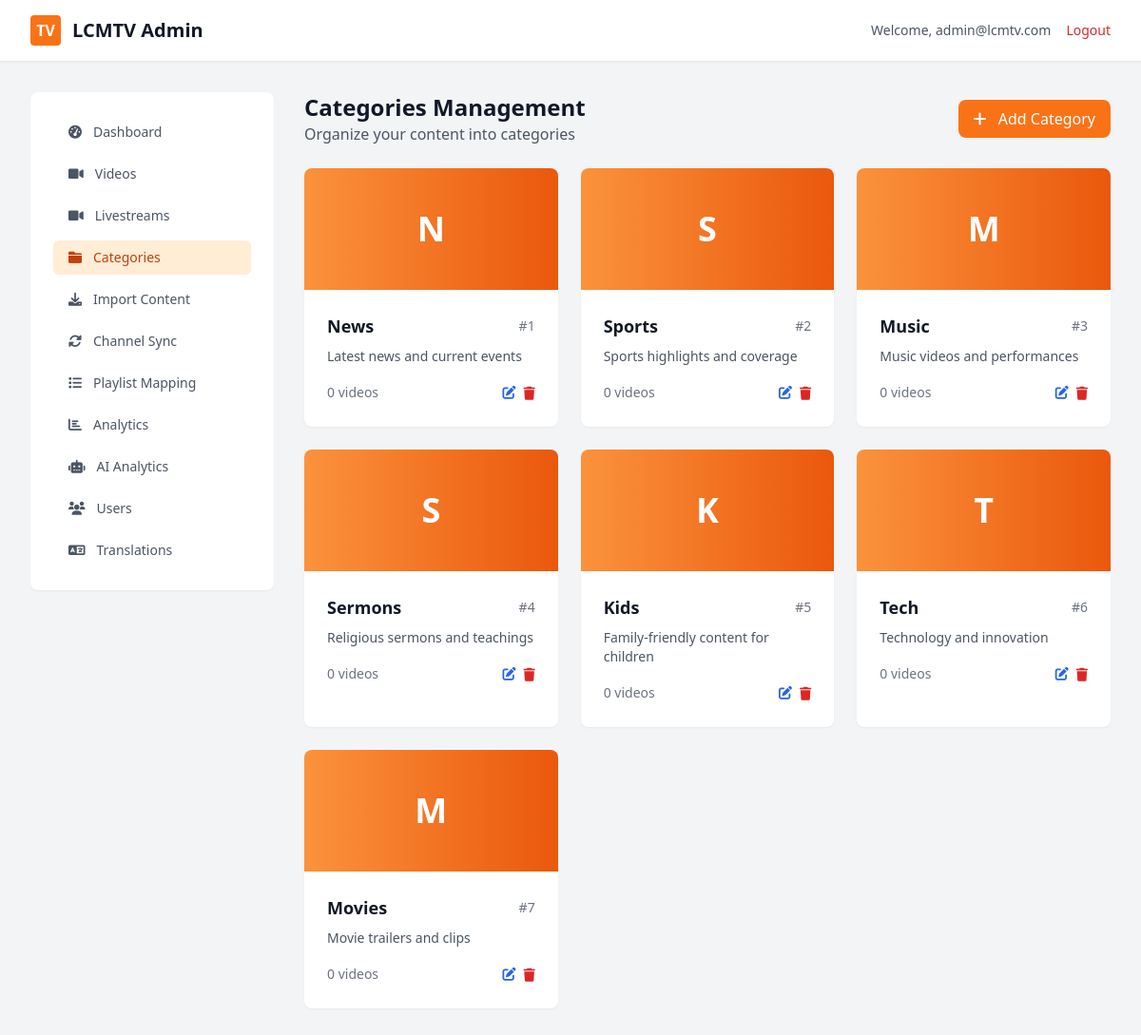
/admin/index.php?page=categories (signed in), run on the app's committed database.
### tables this page shows
CREATE TABLE categories (
    id INT PRIMARY KEY AUTO_INCREMENT,
    name VARCHAR(100) NOT NULL,
    slug VARCHAR(100) UNIQUE NOT NULL,
    description TEXT,
    thumbnail_url VARCHAR(500),
    is_active BOOLEAN DEFAULT TRUE,
    sort_order INT DEFAULT 0,
    created_at TIMESTAMP DEFAULT CURRENT_TIMESTAMP,
    updated_at TIMESTAMP DEFAULT CURRENT_TIMESTAMP ON UPDATE CURRENT_TIMESTAMP
);

### models/Category.php (called while the page is built, shortened)
<?php
class Category {
    public static function getActiveCategories($limit = null) {
        $conn = getDBConnection();
        $sql = "SELECT id, name, slug, description, thumbnail_url, sort_order
                FROM categories
                WHERE is_active = 1
                ORDER BY sort_order ASC, name ASC";
        if ($limit) {
            $sql .= " LIMIT ?";
            $stmt = $conn->prepare($sql);
            $stmt->bind_param("i", $limit);
        } else {
            $stmt = $conn->prepare($sql);
        }
        $stmt->execute();
        $result = $stmt->get_result();
        $categories = [];
        while ($row = $result->fetch_assoc()) {
            $categories[] = $row;
        }
        return $categories;
    }
}
?>

### models/Video.php (called while the page is built, shortened)
<?php
class Video {
    public static function getByCategory($categoryId, $limit = null) {
        $conn = getDBConnection();
        $sql = "SELECT v.*, c.name as category_name, c.slug as category_slug
                FROM videos v
                LEFT JOIN categories c ON v.category_id = c.id
                WHERE v.category_id = ? AND v.is_active = 1 AND c.is_active = 1
                ORDER BY v.created_at DESC";
        if ($limit) {
            $sql .= " LIMIT ?";
            $stmt = $conn->prepare($sql);
            $stmt->bind_param("ii", $categoryId, $limit);
        } else {
            $stmt = $conn->prepare($sql);
            $stmt->bind_param("i", $categoryId);
        }
        $stmt->execute();
        $result = $stmt->get_result();
        $videos = [];
        return $videos;
    }
}
?>

### admin/pages/categories.php (the view, shortened to what this page needs)
<?php
$categories = Category::getActiveCategories();
?>
<div class="space-y-6">
    <div class="flex justify-between items-center">
        <div>
            <h1 class="text-2xl font-bold text-gray-900">Categories Management</h1>
            <p class="text-gray-600">Organize your content into categories</p>
        </div>
        <button
            onclick="openModal('create')"
            class="bg-orange-500 text-white px-4 py-2 rounded-lg hover:bg-orange-600 transition-colors"
        >
            <i class="fas fa-plus mr-2"></i> Add Category
        </button>
    </div>
    <div class="grid grid-cols-1 md:grid-cols-2 lg:grid-cols-3 gap-6">
        <?php if (empty($categories)): ?>
        <div class="col-span-full bg-white rounded-lg shadow-sm p-12 text-center">
            <i class="fas fa-folder text-4xl text-gray-400 mb-4"></i>
            <h3 class="text-lg font-medium text-gray-900 mb-2">No Categories</h3>
            <p class="text-gray-600 mb-4">Create your first category to organize content</p>
            <button
                onclick="openModal('create')"
                class="bg-orange-500 text-white px-6 py-2 rounded-lg hover:bg-orange-600 transition-colors"
            >
                Create Category
            </button>
        </div>
        <?php else: ?>
        <?php foreach ($categories as $category): ?>
        <?php
            $videoCount = count(Video::getByCategory($category['id']));
        ?>
        <div class="bg-white rounded-lg shadow-sm overflow-hidden">
            <div class="h-32 bg-gradient-to-r from-orange-400 to-orange-600 flex items-center justify-center">
                <?php if ($category['thumbnail_url']): ?>
                <img
                    src="<?php echo htmlspecialchars($category['thumbnail_url']); ?>"
                    alt="<?php echo htmlspecialchars($category['name']); ?>"
                    class="w-full h-full object-cover"
                >
                <?php else: ?>
                <div class="text-white text-4xl font-bold">
                    <?php echo strtoupper(substr($category['name'], 0, 1)); ?>
                </div>
                <?php endif; ?>
            </div>
            <div class="p-6">
                <div class="flex items-center justify-between mb-2">
                    <h3 class="text-lg font-semibold text-gray-900">
                        <?php echo htmlspecialchars($category['name']); ?>
                    </h3>
                    <span class="text-sm text-gray-500">
                        #<?php echo $category['sort_order']; ?>
                    </span>
                </div>
                <p class="text-gray-600 text-sm mb-4">
                    <?php echo htmlspecialchars($category['description']); ?>
                </p>
                <div class="flex items-center justify-between">
                    <span class="text-sm text-gray-500">
                        <?php echo $videoCount; ?> videos
                    </span>
                    <div class="flex space-x-2">
                        <button
                            onclick="openModal('edit', <?php echo htmlspecialchars(json_encode($category)); ?>)"
                            class="text-blue-600 hover:text-blue-800 text-sm"
                        >
                            <i class="fas fa-edit"></i>
                        </button>
                        <form method="POST" class="inline" onsubmit="return confirm('Delete this category? All associated videos will remain.')" style="display: inline;">
                            <button type="submit" class="text-red-600 hover:text-red-800 text-sm">
                                <i class="fas fa-trash"></i>
                            </button>
                        </form>
                    </div>
                </div>
            </div>
        </div>
        <?php endforeach; ?>
        <?php endif; ?>
    </div>
</div>

### data on the page
categories: name "N", name "News", sort_order "1", description "Latest news and current events", videoCount "0"
categories: name "S", name "Sports", sort_order "2", description "Sports highlights and coverage", videoCount "0"
categories: name "M", name "Music", sort_order "3", description "Music videos and performances", videoCount "0"
categories: name "S", name "Sermons", sort_order "4", description "Religious sermons and teachings", videoCount "0"
categories: name "K", name "Kids", sort_order "5", description "Family-friendly content for children", videoCount "0"
categories: name "T", name "Tech", sort_order "6", description "Technology and innovation", videoCount "0"
categories: name "M", name "Movies", sort_order "7", description "Movie trailers and clips", videoCount "0"

### other printed values
$_SESSION['admin_email'] "admin@lcmtv.com"
